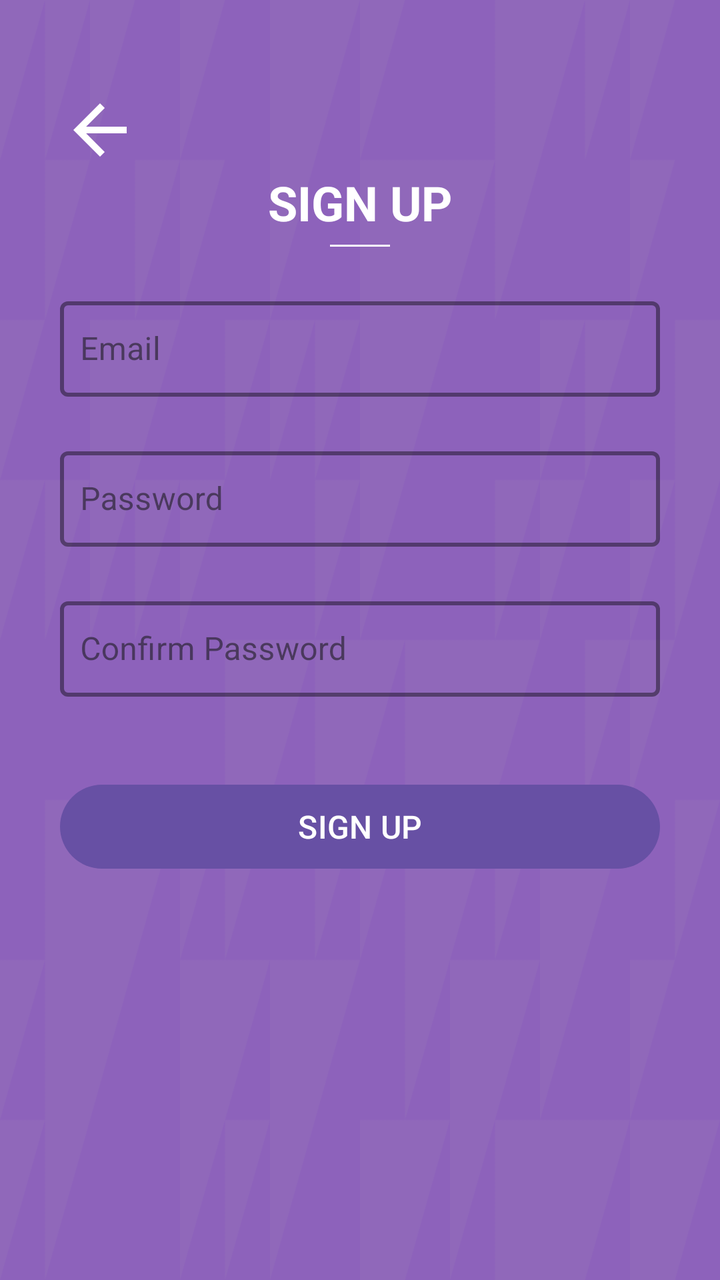
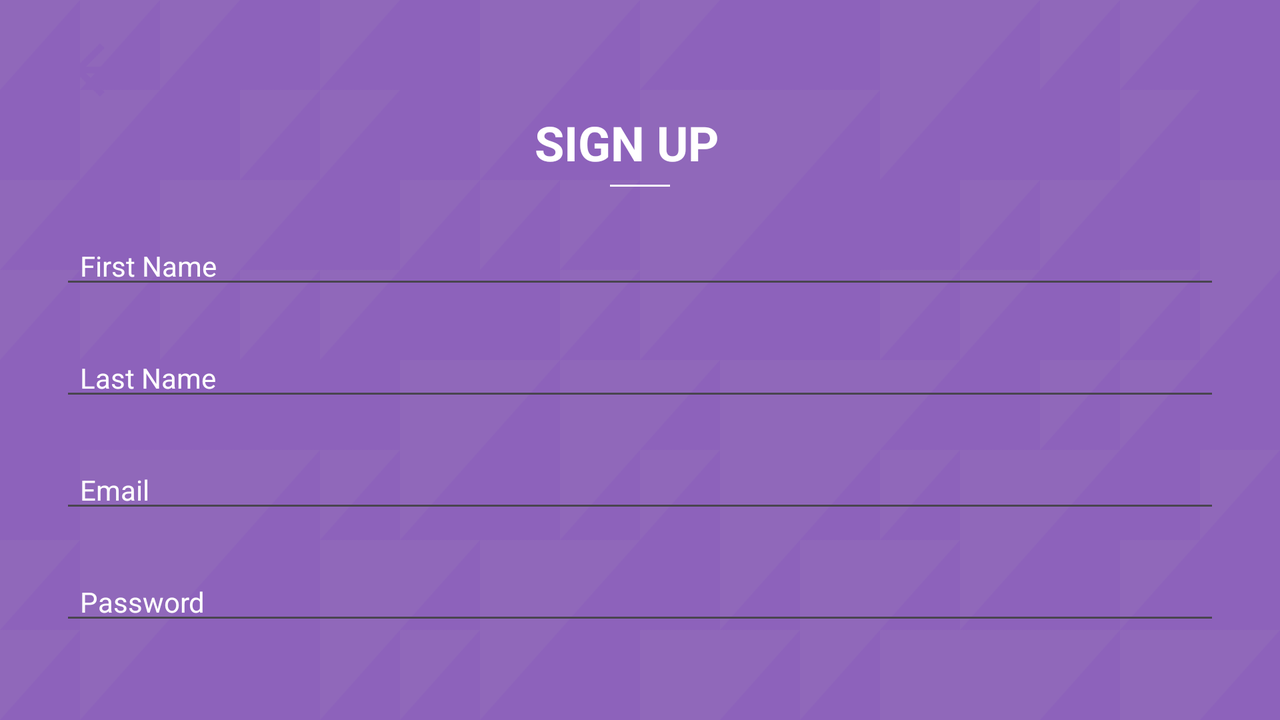

An Android layout and its configuration variant, each rendered on a device that would load it. The default file and the variant file are quoted in full after the pictures.
<!-- AndroidManifest.xml: application theme Theme.Priyanshu_Tripathi_P2 -->
<!-- res/layout/register.xml -->
<?xml version="1.0" encoding="utf-8"?>
<androidx.constraintlayout.widget.ConstraintLayout
    xmlns:android="http://schemas.android.com/apk/res/android"
    xmlns:app="http://schemas.android.com/apk/res-auto"
    xmlns:tools="http://schemas.android.com/tools"
    android:layout_width="match_parent"
    android:layout_height="match_parent"
    android:background="@drawable/background">

    <LinearLayout
        android:layout_width="match_parent"
        android:layout_height="match_parent"
        android:layout_marginLeft="30dp"
        android:layout_marginRight="30dp"
        android:layout_marginTop="30dp"
        android:orientation="vertical"
        app:layout_constraintEnd_toEndOf="parent"
        app:layout_constraintStart_toStartOf="parent"
        app:layout_constraintTop_toTopOf="parent">

        <ImageView
            android:id="@+id/backbtn"
            android:layout_width="40dp"
            android:layout_height="40dp"
            android:layout_marginTop="15dp"
            android:src="@drawable/ic_arrow"
            app:tint="@android:color/white"  />

        <TextView
            android:layout_width="wrap_content"
            android:layout_height="wrap_content"
            android:layout_gravity="center"
            android:text="SIGN UP"
            android:textColor="@color/white"
            android:textSize="24dp"
            android:textStyle="bold"
            />

        <View
            android:layout_width="30dp"
            android:layout_height="1dp"
            android:layout_gravity="center"
            android:layout_marginTop="5dp"
            android:background="#ffffff" />

        
        <com.google.android.material.textfield.TextInputLayout
            android:id="@+id/emailTextInputLayout"
            style="@style/Widget.MaterialComponents.TextInputLayout.OutlinedBox.Dense"
            android:layout_width="match_parent"
            android:layout_height="wrap_content"
            android:layout_marginBottom="20dp"
            android:hint="Email"
            android:layout_marginTop="20dp"
            app:hintTextColor="@color/white"
            app:boxStrokeColor="@color/white"
            app:boxStrokeWidth="2dp"
            app:hintTextAppearance="@style/WhiteTextAppearance"
            app:layout_constraintTop_toBottomOf="@id/backbtn">

        <com.google.android.material.textfield.TextInputEditText
            android:id="@+id/email"
            android:layout_width="match_parent"
            android:layout_height="wrap_content"
            android:inputType="textEmailAddress"
            android:paddingLeft="10dp"
            android:textColor="@color/white"
            android:textColorHint="@color/white" />

    </com.google.android.material.textfield.TextInputLayout>

    
        <com.google.android.material.textfield.TextInputLayout
            android:id="@+id/passwordTextInputLayout"
            style="@style/Widget.MaterialComponents.TextInputLayout.OutlinedBox.Dense"
            android:layout_width="match_parent"
            android:layout_height="wrap_content"
            android:layout_marginBottom="20dp"
            app:hintTextColor="@color/white"
            app:boxStrokeColor="@color/white"
            app:boxStrokeWidth="2dp"
            app:hintTextAppearance="@style/WhiteTextAppearance"
            android:hint="Password"
            app:layout_constraintTop_toBottomOf="@id/emailTextInputLayout"
            >

            <com.google.android.material.textfield.TextInputEditText
                android:id="@+id/password"
                android:layout_width="match_parent"
                android:layout_height="wrap_content"
                android:inputType="textPassword"
                android:paddingLeft="10dp"
                android:textColor="@color/white"
                android:textColorHint="@color/white"
                />

        </com.google.android.material.textfield.TextInputLayout>

        
        <com.google.android.material.textfield.TextInputLayout
            android:id="@+id/confirmPasswordTextInputLayout"
            style="@style/Widget.MaterialComponents.TextInputLayout.OutlinedBox.Dense"
            android:layout_width="match_parent"
            android:layout_height="wrap_content"
            android:layout_marginBottom="20dp"
            app:hintTextColor="@color/white"
            app:boxStrokeColor="@color/white"
            app:boxStrokeWidth="2dp"
            app:hintTextAppearance="@style/WhiteTextAppearance"
            android:hint="Confirm Password"
            app:layout_constraintTop_toBottomOf="@id/passwordTextInputLayout"
            >

            <com.google.android.material.textfield.TextInputEditText
                android:id="@+id/confirmpassword"
                android:layout_width="match_parent"
                android:layout_height="wrap_content"
                android:inputType="textPassword"
                android:paddingLeft="10dp"
                android:textColor="@color/white"
                android:textColorHint="@color/white"
                />

        </com.google.android.material.textfield.TextInputLayout>






        <Button
            android:id="@+id/registerBTN"
            android:layout_width="match_parent"
            android:layout_height="50dp"
            android:layout_marginTop="20dp"
            android:layout_marginBottom="20dp"
            android:text="SIGN UP"
            android:textColor="@color/white"
            android:textSize="16dp"
            app:layout_constraintBottom_toBottomOf="parent" />

    </LinearLayout>
</androidx.constraintlayout.widget.ConstraintLayout>
<!-- resources referenced by this layout -->
<resources>
  <color name="white">#FFFFFF</color>
  <!-- drawable background: png bitmap (drawable, 80418 bytes) -->
  <!-- drawable ic_arrow (drawable) -->
  <vector xmlns:android="http://schemas.android.com/apk/res/android"
      android:autoMirrored="true"
      android:height="24dp"
      android:tint="@color/button"
      android:viewportHeight="24"
      android:viewportWidth="24"
      android:width="24dp"
      android:fillColor="@color/button">
  
      <path
          android:fillColor="@android:color/white"
          android:pathData="M20,11H7.83l5.59,-5.59L12,4l-8,8 8,8 1.41,-1.41L7.83,13H20v-2z"/>
  
  </vector>
  <style name="WhiteTextAppearance" parent="@style/TextAppearance.MaterialComponents.Subtitle1">
          <item name="android:textColor">@color/white</item>
      </style>
  <style name="Theme.Priyanshu_Tripathi_P2" parent="Base.Theme.Priyanshu_Tripathi_P2" />
  <color name="button">#8D62BB</color>
  <style name="Base.Theme.Priyanshu_Tripathi_P2" parent="Theme.Material3.DayNight.NoActionBar">
          
          
      </style>
</resources>
<!-- res/layout-land/register.xml (the repository's variant of the layout above) -->
<!-- drawn on the phone turned sideways -->
<?xml version="1.0" encoding="utf-8"?>
<androidx.constraintlayout.widget.ConstraintLayout
    xmlns:android="http://schemas.android.com/apk/res/android"
    xmlns:app="http://schemas.android.com/apk/res-auto"
    xmlns:tools="http://schemas.android.com/tools"
    android:layout_width="match_parent"
    android:layout_height="match_parent"
    tools:context=".MainActivity"
    android:background="@drawable/background">

    <LinearLayout
        android:layout_width="match_parent"
        android:layout_height="match_parent"
        android:layout_marginLeft="30dp"
        android:layout_marginRight="30dp"
        android:orientation="vertical"
        app:layout_constraintEnd_toEndOf="parent"
        app:layout_constraintStart_toStartOf="parent"
        app:layout_constraintTop_toTopOf="parent">

        <ImageView
            android:id="@+id/backbtn"
            android:layout_width="40dp"
            android:layout_height="40dp"
            android:layout_marginTop="15dp"
            android:src="@drawable/ic_arrow" />

        <TextView
            android:layout_width="105dp"
            android:layout_height="wrap_content"
            android:layout_gravity="center"
            android:text="SIGN UP"
            android:textColor="@color/white"
            android:textSize="24dp"
            android:textStyle="bold" />

        <View
            android:layout_width="30dp"
            android:layout_height="1dp"
            android:layout_gravity="center"
            android:layout_marginTop="5dp"
            android:background="#ffffff" />

        <EditText
            android:id="@+id/firstname"
            style="@style/Widget.MaterialComponents.TextInputLayout.OutlinedBox.Dense"
            android:layout_width="match_parent"
            android:layout_height="wrap_content"
            android:layout_marginTop="20dp"
            android:layout_marginBottom="20dp"
            android:hint="First Name"
            android:inputType="textPersonName"
            android:paddingLeft="10dp"
            android:textColor="@color/black"
            android:textColorHint="@color/white" />

        <EditText
            android:id="@+id/lastname"
            style="@style/Widget.MaterialComponents.TextInputLayout.OutlinedBox.Dense"
            android:layout_width="match_parent"
            android:layout_height="wrap_content"
            android:layout_marginBottom="20dp"
            android:hint="Last Name"
            android:inputType="textPersonName"
            android:paddingLeft="10dp"
            android:textColor="@color/black"
            android:textColorHint="@color/white"
        />

        <EditText
            android:id="@+id/email"
            style="@style/Widget.MaterialComponents.TextInputLayout.OutlinedBox.Dense"
            android:layout_width="match_parent"
            android:layout_height="wrap_content"
            android:layout_marginBottom="20dp"
            android:hint="Email"
            android:inputType="textEmailAddress"
            android:lines="1"
            android:maxLines="1"
            android:paddingLeft="10dp"
            android:singleLine="true"
            android:textColor="@color/black"
            android:textColorHint="@color/white"
          />


        <EditText
            android:id="@+id/password"
            style="@style/Widget.MaterialComponents.TextInputLayout.OutlinedBox.Dense"
            android:layout_width="match_parent"
            android:layout_height="wrap_content"
            android:layout_marginBottom="20dp"
            android:hint="Password"
            android:inputType="textPassword"
            android:lines="1"
            android:maxLines="1"
            android:paddingLeft="10dp"
            android:singleLine="true"
            android:textColor="@color/black"
            android:textColorHint="@color/white"
          />

        <EditText
            android:id="@+id/confirmpassword"
            style="@style/Widget.MaterialComponents.TextInputLayout.OutlinedBox.Dense"
            android:layout_width="match_parent"
            android:layout_height="wrap_content"
            android:layout_marginBottom="20dp"
            android:hint="Confirm Password"
            android:inputType="textPassword"
            android:lines="1"
            android:maxLines="1"
            android:paddingLeft="10dp"
            android:singleLine="true"
            android:textColor="@color/black"
            android:textColorHint="@color/white"
       />

        <Button
            android:id="@+id/registerBTN"
            style="@style/Widget.MaterialComponents.ExtendedFloatingActionButton"
            android:layout_width="match_parent"
            android:layout_height="50dp"
            android:layout_marginTop="150dp"
            android:layout_marginBottom="20dp"
            android:backgroundTint="@color/white"
            android:fontFamily="sans-serif-medium"
            android:text="SIGN UP"
            android:textColor="@color/black"
            android:textSize="16dp"
            app:cornerRadius="20dp"
            />

        <LinearLayout
            android:layout_width="match_parent"
            android:layout_height="wrap_content"
            android:gravity="center"
            android:orientation="horizontal">

        </LinearLayout>
    </LinearLayout>
</androidx.constraintlayout.widget.ConstraintLayout>
<!-- resources referenced by the variant -->
<!-- as the phone turned sideways resolves them -->
<resources>
  <color name="black">#FFF000</color>
  <color name="white">#FFFFFF</color>
  <!-- drawable background: png bitmap (drawable, 80418 bytes) -->
  <!-- drawable ic_arrow (drawable) -->
  <vector xmlns:android="http://schemas.android.com/apk/res/android"
      android:autoMirrored="true"
      android:height="24dp"
      android:tint="@color/button"
      android:viewportHeight="24"
      android:viewportWidth="24"
      android:width="24dp"
      android:fillColor="@color/button">
  
      <path
          android:fillColor="@android:color/white"
          android:pathData="M20,11H7.83l5.59,-5.59L12,4l-8,8 8,8 1.41,-1.41L7.83,13H20v-2z"/>
  
  </vector>
  <style name="Theme.Priyanshu_Tripathi_P2" parent="Base.Theme.Priyanshu_Tripathi_P2" />
  <color name="button">#8D62BB</color>
  <style name="Base.Theme.Priyanshu_Tripathi_P2" parent="Theme.Material3.DayNight.NoActionBar">
          
          
      </style>
</resources>
